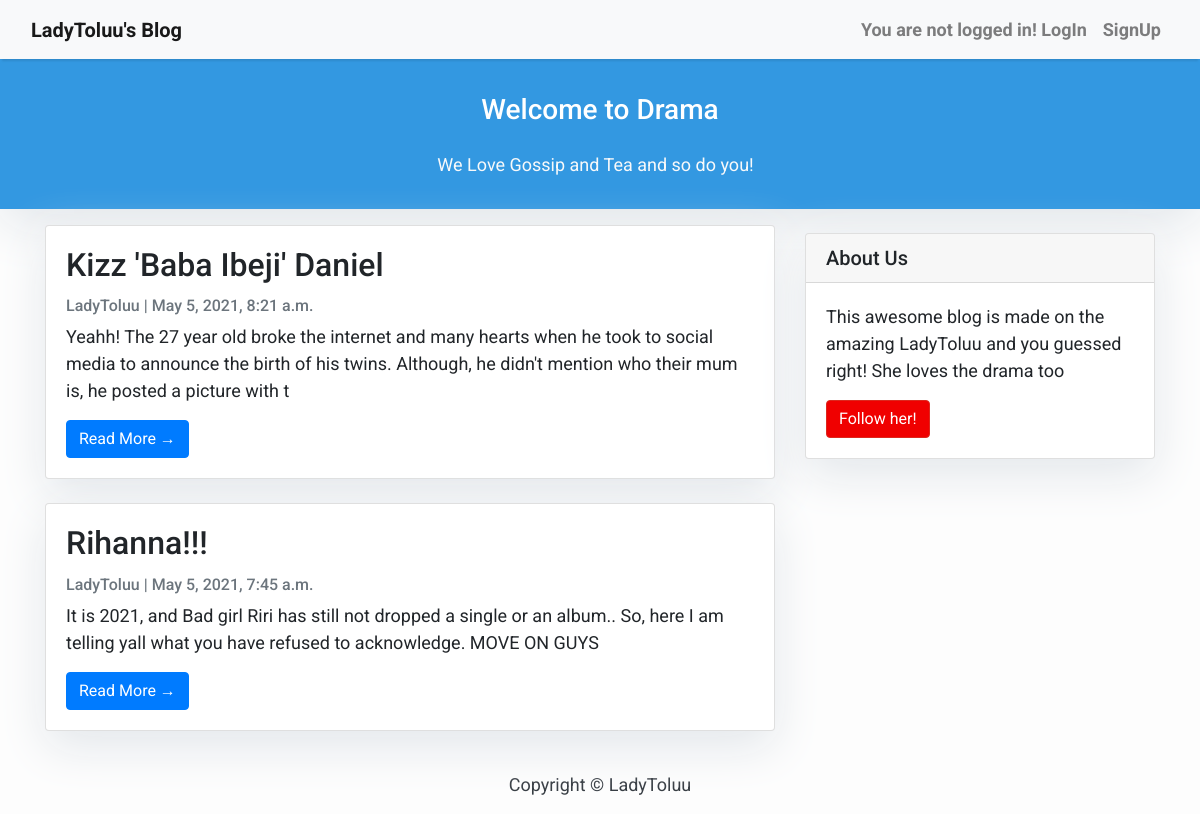
The page / on the database its author committed.
### TolusBlog/models.py (models this page shows, shortened)
class Post(models.Model):
    title = models.CharField(max_length=200, unique=True)
    slug = models.SlugField(max_length=200, unique=True)
    author = models.ForeignKey(User, on_delete= models.CASCADE,related_name='blog_posts')
    updated_on = models.DateTimeField(auto_now= True)
    content = models.TextField()
    created_on = models.DateTimeField(auto_now_add=True)
    status = models.IntegerField(choices=STATUS, default=0)
    class Meta:
        ordering = ['-created_on']

### TolusBlog/views.py (the view)
# urls.py: path('', views.PostList.as_view(), name='home'),
class PostList(generic.ListView):
    queryset = Post.objects.filter(status=1).order_by('-created_on')
    template_name = 'index.html'

### templates/index.html (shortened to what this page needs)
{% extends "base.html" %}
{% block content %}
<header class="masthead">
    <div class="container">
        <div class="row">
            <div class=" col-md-8 col-md-10 mx-auto">
                <div class="site-heading">
                    <h3 class=" site-heading my-4 mt-3 text-white"> Welcome to Drama </h3>
                    <p class="text-light">We Love Gossip and Tea and so do you! &nbsp
                    </p>
                </div>
            </div>
        </div>
    </div>
</header>
<div class="container">
    <div class="row">
        <div class="col-md-8 mt-3 left">
            {% for post in post_list %}
            <div class="card mb-4">
                <div class="card-body">
                    <h2 class="card-title">{{ post.title }}</h2>
                    <p class="card-text text-muted h6">{{ post.author }} | {{ post.created_on}} </p>
                    <p class="card-text">{{post.content|slice:":200" }}</p>
                    <a href="{% url 'post_detail' post.slug  %}" class="btn btn-primary">Read More &rarr;</a>
                </div>
            </div>
            {% endfor %}
        </div>
        {% block sidebar %} {% include 'sidebar.html' %} {% endblock sidebar %}
    </div>
</div>
{%endblock%}

### templates/base.html (shortened to what this page needs)
<!DOCTYPE html>
<html>
    <head>
        <link rel="stylesheet" href="https://maxcdn.bootstrapcdn.com/bootstrap/4.0.0/css/bootstrap.min.css"
 />
    </head>
    <body>
        <nav class="navbar navbar-expand-lg navbar-light bg-light shadow" id="mainNav">
            <div class="container-fluid">
                <a class="navbar-brand" href="{% url 'home' %}"><b>LadyToluu's Blog</b></a>
                <div class="collapse navbar-collapse" id="navbarResponsive">
                    <ul class="navbar-nav ml-auto">
                        <li class="nav-item text-black">
							{% if user.is_authenticated %}
								<a class = "nav-link text-black font-weight-bold" href="{% url 'logout' %}"> Hi {{ user.username }}! Log Out</a>
                                <li class="nav-item text-black">
									<a class="nav-link text-black font-weight-bold" href="{% url 'password_change' %}">Change Password</a>
								</li>
							{% else %}
								<a class="nav-link text-black font-weight-bold" href="{% url 'login' %}">You are not logged in!
									LogIn</a>
								<li class="nav-item text-black">
									<a class="nav-link text-black font-weight-bold" href="{% url 'signup' %}">SignUp</a>
								</li>
							{% endif %}
                        </li>
                    </ul>
                </div>
            </div>
        </nav>
        {% block content %}{% endblock content %}
        <footer class="py-3 bg-grey">
            <p class="m-0 text-dark text-center ">Copyright &copy; LadyToluu</p>
        </footer>
    </body>
</html>

### templates/sidebar.html (shortened to what this page needs)
{% block sidebar %}
<div class="col-md-4 float-right ">
    <div class="card my-4">
            <h5 class="card-header">About Us</h5>
            <div class="card-body">
                <p class="card-text"> This awesome blog is made on the amazing LadyToluu and you guessed right! She loves the drama too</p>
                <a href="https://twitter.com/LadyToluu" class="btn btn-danger">Follow her!</a>
            </div>
    </div>
</div>
{% endblock sidebar %}

### templates/base.html (style rules this page uses)
body { font-family: "Roboto", sans-serif; font-size: 17px; background-color: #fdfdfd; }
.shadow { box-shadow: 0 4px 2px -2px rgba(0, 0, 0, 0.1); }
.btn-danger { color: #fff; background-color: #f00000; border-color: #dc281e; }
.masthead { background: #3398E1; height: auto; padding-bottom: 15px; box-shadow: 0 16px 48px #E3E7EB; padding-top: 10px; text-align: center; }

### templates/index.html (style rules this page uses)
body { font-family: "Roboto", sans-serif; font-size: 18px; background-color: #fdfdfd; }
.card { box-shadow: 0 16px 48px #E3E7EB; }

### templates/sidebar.html (style rules this page uses)
.card { box-shadow: 0 16px 48px #E3E7EB; }

### rows shown on the page
Post: title "Kizz 'Baba Ibeji' Daniel", author "LadyToluu", created_on "May 5, 2021, 8:21 a.m.", content "Yeahh! The 27 year old broke the internet and many hearts when he took to social media to announce the birth of his twins. Although, he didn't mention who their mum is, he posted a picture with t"
Post: title "Rihanna!!!", author "LadyToluu", created_on "May 5, 2021, 7:45 a.m.", content "It is 2021, and Bad girl Riri has still not dropped a single or an album.. So, here I am telling yall what you have refused to acknowledge. MOVE ON GUYS"
